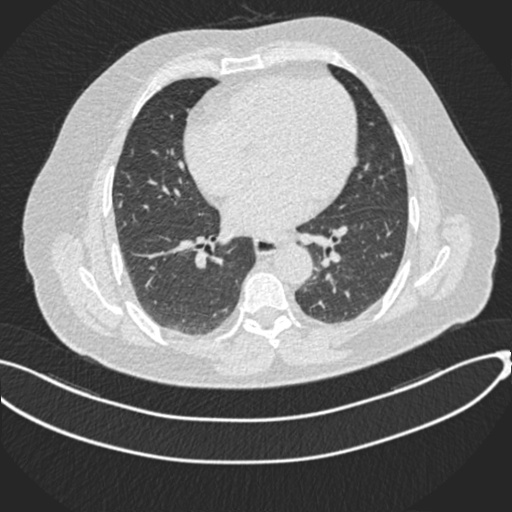
#> input picture app/samples/benign_sample.jpg, 512 x 512 px
$ python -i radiomics_extractor.py   (imports and definitions only)   (older library calls are emulated)
#> lines starting #> are read from the running program, lines starting #| are printed output that depends on the picture
#> further down, picture is the input picture: shape (512, 512, 3); min 34, max 255, mean 119.4
"""
Module: Radiomics Feature Extractor & Feature Fusion
File: src/models/radiomics_extractor.py

Prinsip Codebase Design:
- Modul Deep: Menyembunyikan kalkulasi statistik intensitas orde-pertama (first-order statistics),
  analisis tekstur matriks spasial (spatial variance & gradient entropy), serta normalisasi
  dan penggabungan (*feature fusion*) dengan embedding CNN 1.280 dimensi.
- Interface sederhana: RadiomicsExtractor.extract(image) -> np.ndarray dan fuse_features(cnn_emb, rad_feats).
"""

from typing import Union, List, Optional
import numpy as np
from PIL import Image
import cv2
from scipy import stats


RADIOMICS_FEATURE_NAMES = [
    "mean_intensity",
    "std_intensity",
    "variance_intensity",
    "skewness",
    "kurtosis",
    "energy",
    "shannon_entropy",
    "contrast_laplacian_var",
    "sobel_gradient_mean",
    "sobel_gradient_std",
    "percentile_25",
    "percentile_75",
    "interquartile_range",
]


class RadiomicsExtractor:
    """
    Ekstraktor fitur radiomik kuantitatif dari citra CT scan paru (aksial).
    Mencakup statistik intensitas jaringan, morfologi gradien, dan tekstur spasial.
    """

    def __init__(self, target_size: tuple = (224, 224)) -> None:
        self.target_size = target_size
        self.feature_names = RADIOMICS_FEATURE_NAMES

    def extract_from_image(self, image: Union[Image.Image, np.ndarray]) -> np.ndarray:
        """
        Mengekstrak vektor fitur radiomik 1D dari citra tunggal.

        Args:
            image: Objek PIL Image atau NumPy array (grayscale atau RGB).

        Returns:
            np.ndarray 1D dengan panjang sesuai jumlah fitur radiomik.
        """
        # Konversi ke grayscale numpy array
        if isinstance(image, Image.Image):
            img_gray = np.array(image.convert("L"))
        elif isinstance(image, np.ndarray):
            if image.ndim == 3 and image.shape[2] == 3:
                img_gray = cv2.cvtColor(image, cv2.COLOR_RGB2GRAY)
            elif image.ndim == 2:
                img_gray = image
            else:
                raise ValueError(f"Dimensi citra tidak didukung: {image.shape}")
        else:
            raise TypeError(f"Tipe input harus PIL Image atau np.ndarray, didapat: {type(image)}")

        # Resize ke target size standar
        if img_gray.shape != self.target_size:
            img_gray = cv2.resize(img_gray, self.target_size, interpolation=cv2.INTER_AREA)
#> img_gray: shape (224, 224)

        # Normalisasi ke float [0, 1]
        img_float = img_gray.astype(np.float64) / 255.0
        pixels = img_float.flatten()

        # 1. First-Order Intensity Statistics
        mean_val = float(np.mean(pixels))
#> mean_val = 0.468
        std_val = float(np.std(pixels))
#> std_val = 0.3
        var_val = float(np.var(pixels))
#> var_val = 0.0901
        if var_val > 1e-10:
            raw_skew = float(stats.skew(pixels))
#> raw_skew = 0.305
            raw_kurt = float(stats.kurtosis(pixels))
#> raw_kurt = -1.71
            skew_val = 0.0 if np.isnan(raw_skew) else raw_skew
#> skew_val = 0.305
            kurt_val = 0.0 if np.isnan(raw_kurt) else raw_kurt
#> kurt_val = -1.71
        else:
            skew_val = 0.0
            kurt_val = 0.0
        energy_val = float(np.sum(pixels ** 2)) / len(pixels)
#> energy_val = 0.309

        # Shannon Entropy
        hist, _ = np.histogram(img_gray, bins=64, range=(0, 256), density=True)
#> hist = 64 values, max 0.0298 at index 10, min 0 at index 0, mean 0.00391
        hist = hist[hist > 0]
#> hist = 55 values, max 0.0298 at index 1, min 0.000443 at index 28, mean 0.00455
        entropy_val = float(-np.sum(hist * np.log2(hist)))
#> entropy_val = 1.7

        # 2. Texture & Morphological Gradient Features
        # Laplacian variance (indikator ketajaman dan batas nodul spikulasi)
        laplacian = cv2.Laplacian(img_gray, cv2.CV_64F)
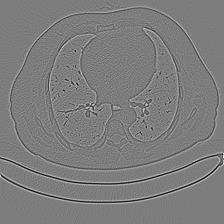
#> laplacian: shape (224, 224) float64; min -308, max 318, mean 0; drawn with min black and max white
        laplacian_var = float(laplacian.var())
#> laplacian_var = 1401

        # Sobel gradient magnitudes
        sobel_x = cv2.Sobel(img_float, cv2.CV_64F, 1, 0, ksize=3)
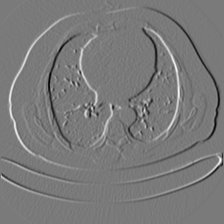
#> sobel_x: shape (224, 224) float64; min -2.69, max 2.92, mean 0.000359; drawn with min black and max white
        sobel_y = cv2.Sobel(img_float, cv2.CV_64F, 0, 1, ksize=3)
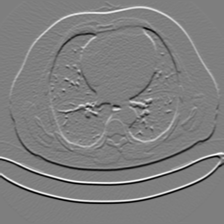
#> sobel_y: shape (224, 224) float64; min -2.99, max 3.01, mean -0.000104; drawn with min black and max white
        grad_mag = np.sqrt(sobel_x ** 2 + sobel_y ** 2)
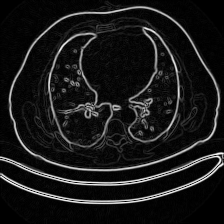
#> grad_mag: shape (224, 224) float64; min 0, max 3.1, mean 0.304; drawn with min black and max white
        grad_mean = float(np.mean(grad_mag))
#> grad_mean = 0.304
        grad_std = float(np.std(grad_mag))
#> grad_std = 0.557

        # 3. Percentiles & Range
        p25 = float(np.percentile(pixels, 25))
#> p25 = 0.18
        p75 = float(np.percentile(pixels, 75))
#> p75 = 0.784
        iqr = p75 - p25
#> iqr = 0.604

        features = np.array([
            mean_val,
            std_val,
            var_val,
            skew_val,
            kurt_val,
            energy_val,
            entropy_val,
            laplacian_var,
            grad_mean,
            grad_std,
            p25,
            p75,
            iqr,
        ], dtype=np.float32)
#> features = [0.468, 0.3, 0.0901, 0.305, -1.71, 0.309, 1.7, 1401, 0.304, 0.557, 0.18, 0.784, 0.604]

        return features

    def batch_extract(self, images: List[Union[Image.Image, np.ndarray]]) -> np.ndarray:
        """Mengekstrak fitur radiomik untuk daftar citra secara berurutan."""
        feats = [self.extract_from_image(img) for img in images]
        return np.vstack(feats)


def fuse_features(
    cnn_features: np.ndarray,
    radiomics_features: np.ndarray,
    normalize_radiomics: bool = True
) -> np.ndarray:
    """
    Menggabungkan vektor representasi CNN (misal 1.280 dimensi) dengan fitur radiomik.

    Args:
        cnn_features: Array bentuk (N, D_cnn) atau (D_cnn,).
        radiomics_features: Array bentuk (N, D_rad) atau (D_rad,).
        normalize_radiomics: Apakah melakukan normalisasi Z-score pada fitur radiomik.

    Returns:
        Array tergabung bentuk (N, D_cnn + D_rad).
    """
    if cnn_features.ndim == 1:
        cnn_features = cnn_features.reshape(1, -1)
    if radiomics_features.ndim == 1:
        radiomics_features = radiomics_features.reshape(1, -1)

    if cnn_features.shape[0] != radiomics_features.shape[0]:
        raise ValueError(
            f"Jumlah sampel tidak cocok: CNN ({cnn_features.shape[0]}) vs "
            f"Radiomics ({radiomics_features.shape[0]})"
        )

    if normalize_radiomics and radiomics_features.shape[0] > 1:
        mean = np.mean(radiomics_features, axis=0, keepdims=True)
        std = np.std(radiomics_features, axis=0, keepdims=True) + 1e-8
        norm_rad = (radiomics_features - mean) / std
    else:
        norm_rad = radiomics_features

    fused = np.concatenate([cnn_features, norm_rad], axis=1)
    return fused

>>> import cv2
>>> picture = cv2.cvtColor(cv2.imread('../../app/samples/benign_sample.jpg'), cv2.COLOR_BGR2RGB)
>>> result = RadiomicsExtractor().extract_from_image(picture)
#> result has the same summary as features in extract_from_image

$ run again, on app/samples/malignant_sample.jpg
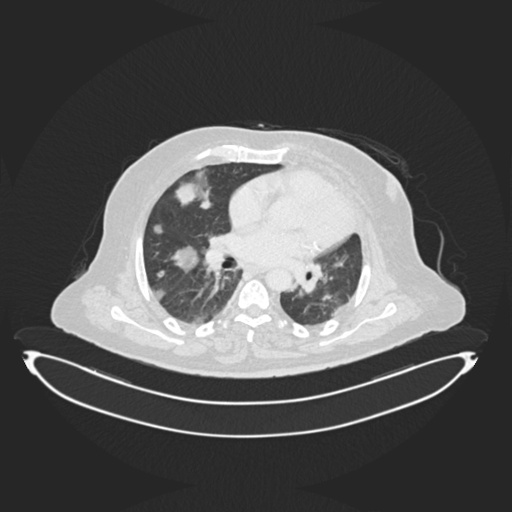
#> input picture app/samples/malignant_sample.jpg, 512 x 512 px
#> picture is the input picture: shape (512, 512, 3); min 12, max 255, mean 86.3
#> mean_val = 0.338
#> std_val = 0.279
#> var_val = 0.0781
#> raw_skew = 1.15
#> raw_kurt = -0.482
#> skew_val = 1.15
#> kurt_val = -0.482
#> energy_val = 0.193
#> in extract_from_image, `hist, _ = np.histogram(img_gray, bins=64, range=(0, 256), density=True)`: hist = 64 values, max 0.0705 at index 10, min 0 at index 0, mean 0.00391
#> in extract_from_image, `hist = hist[hist > 0]`: hist = 55 values, max 0.0705 at index 1, min 0.000319 at index 29, mean 0.00455
#> entropy_val = 1.45
#> in extract_from_image, `laplacian = cv2.Laplacian(img_gray, cv2.CV_64F)`:
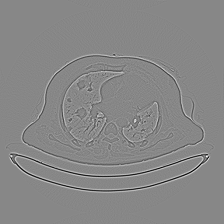
#> laplacian: shape (224, 224) float64; min -339, max 299, mean 0; drawn with min black and max white
#> laplacian_var = 1077.5
#> in extract_from_image, `grad_mag = np.sqrt(sobel_x ** 2 + sobel_y ** 2)`:
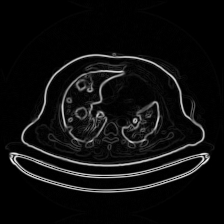
#> grad_mag: shape (224, 224) float64; min 0, max 3.4, mean 0.199; drawn with min black and max white
#> grad_mean = 0.199
#> grad_std = 0.493
#> p25 = 0.157
#> p75 = 0.486
#> iqr = 0.329
#> features = [0.338, 0.279, 0.0781, 1.15, -0.482, 0.193, 1.45, 1077.5, 0.199, 0.493, 0.157, 0.486, 0.329]
#> result has the same summary as features in extract_from_image

$ run again, on app/samples/normal_sample.jpg
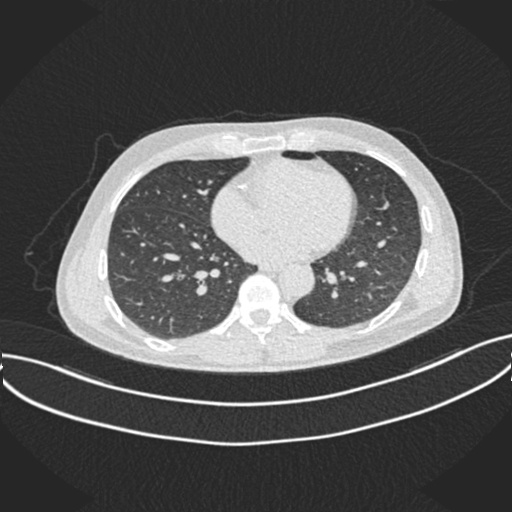
#> input picture app/samples/normal_sample.jpg, 512 x 512 px
#> picture is the input picture: shape (512, 512, 3); min 33, max 255, mean 87.4
#> mean_val = 0.343
#> std_val = 0.268
#> var_val = 0.072
#> raw_skew = 1.25
#> raw_kurt = -0.173
#> skew_val = 1.25
#> kurt_val = -0.173
#> energy_val = 0.189
#> in extract_from_image, `hist, _ = np.histogram(img_gray, bins=64, range=(0, 256), density=True)`: hist = 64 values, max 0.0624 at index 10, min 0 at index 0, mean 0.00391
#> in extract_from_image, `hist = hist[hist > 0]`: hist = 55 values, max 0.0624 at index 1, min 0.000279 at index 34, mean 0.00455
#> entropy_val = 1.54
#> in extract_from_image, `laplacian = cv2.Laplacian(img_gray, cv2.CV_64F)`:
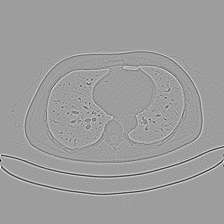
#> laplacian: shape (224, 224) float64; min -451, max 279, mean 0; drawn with min black and max white
#> laplacian_var = 1364.7
#> in extract_from_image, `grad_mag = np.sqrt(sobel_x ** 2 + sobel_y ** 2)`:
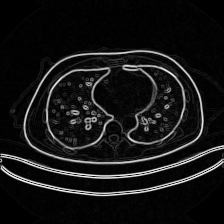
#> grad_mag: shape (224, 224) float64; min 0, max 3.07, mean 0.259; drawn with min black and max white
#> grad_mean = 0.259
#> grad_std = 0.542
#> p25 = 0.169
#> p75 = 0.38
#> iqr = 0.212
#> features = [0.343, 0.268, 0.072, 1.25, -0.173, 0.189, 1.54, 1364.7, 0.259, 0.542, 0.169, 0.38, 0.212]
#> result has the same summary as features in extract_from_image
